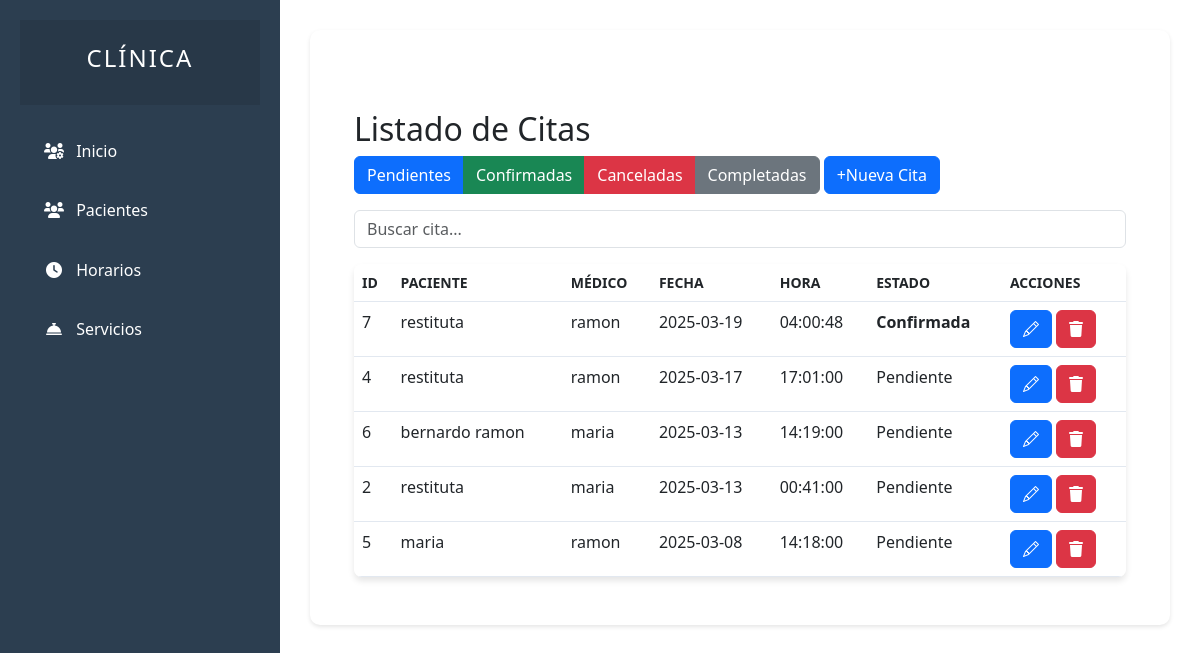
/user/recepcionistas/citas/indexcitas.php, run on an earlier commit of the app's database.
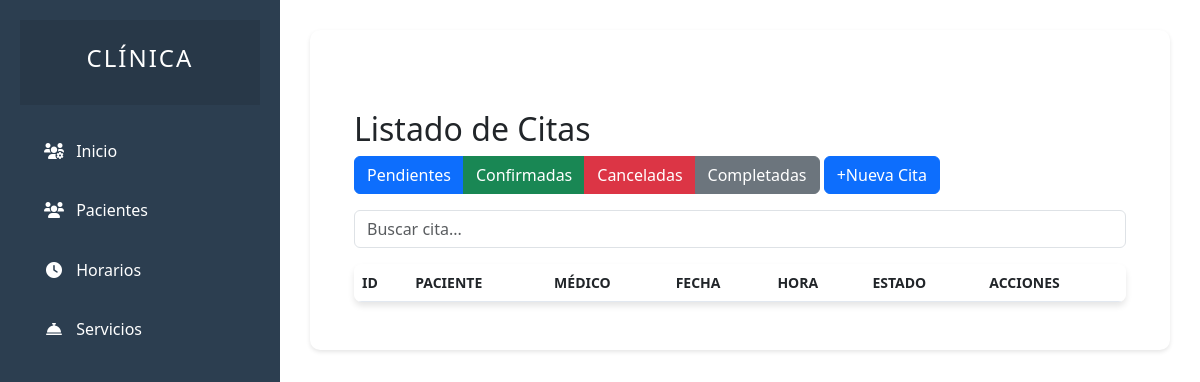
And on a later commit of the database.
### tables this page shows
CREATE TABLE citas (
  id INT(11) NOT NULL AUTO_INCREMENT,
  servicio INT(11) NOT NULL,
  paciente_id INT(11) NOT NULL,
  medico_id INT(11) NOT NULL,
  fecha_hora DATETIME NOT NULL,
  motivo TEXT DEFAULT NULL,
  estado ENUM('Pendiente', 'Confirmada', 'Completada', 'Cancelada') DEFAULT 'Pendiente',
  correo VARCHAR(255) NOT NULL,
  PRIMARY KEY (id),
  FOREIGN KEY (paciente_id) REFERENCES pacientes(id) ON DELETE CASCADE,
  FOREIGN KEY (medico_id) REFERENCES personal(id) ON DELETE CASCADE
);

CREATE TABLE pacientes (
  id INT(11) NOT NULL AUTO_INCREMENT,
  nombre VARCHAR(100) NOT NULL,
  apellidos VARCHAR(100) NOT NULL,
  dni VARCHAR(20) UNIQUE DEFAULT NULL,
  fecha_nacimiento DATE DEFAULT NULL,
  genero ENUM('M', 'F', 'Otro') DEFAULT NULL,
  telefono VARCHAR(20) DEFAULT NULL,
  email VARCHAR(100) DEFAULT NULL,
  direccion TEXT DEFAULT NULL,
  foto VARCHAR(255) DEFAULT NULL,
  estado ENUM('Activo', 'Inactivo') DEFAULT 'Activo',
  fecha_registro DATETIME DEFAULT CURRENT_TIMESTAMP,
  PRIMARY KEY (id)
);

CREATE TABLE personal (
  id INT(11) NOT NULL AUTO_INCREMENT,
  nombre VARCHAR(100) NOT NULL,
  apellidos VARCHAR(100) NOT NULL,
  tipo ENUM('Doctor', 'Enfermero', 'Farmaceutico', 'Otro') NOT NULL,
  dni VARCHAR(20) UNIQUE DEFAULT NULL,
  telefono VARCHAR(20) DEFAULT NULL,
  email VARCHAR(100) DEFAULT NULL,
  direccion TEXT DEFAULT NULL,
  estado ENUM('Activo', 'Inactivo') DEFAULT 'Activo',
  fecha_registro DATETIME DEFAULT CURRENT_TIMESTAMP,
  foto VARCHAR(255) DEFAULT NULL,
  fecha_nacimiento DATE DEFAULT NULL,
  genero ENUM('M', 'F', 'O') DEFAULT NULL,
  num_colegiado VARCHAR(50) DEFAULT NULL,
  cv TEXT DEFAULT NULL,
  PRIMARY KEY (id)
);

### user/recepcionistas/citas/citas.php (the view, shortened to what this page needs)
<?php
include "../../config/conexion.php";
$busqueda = isset($_GET['busqueda']) ? $_GET['busqueda'] : '';
$query = "SELECT c.id, p.nombre AS paciente_nombre, m.nombre AS medico_nombre,
                 DATE(c.fecha_hora) AS fecha, TIME(c.fecha_hora) AS hora, c.estado
          FROM citas c
          LEFT JOIN pacientes p ON c.paciente_id = p.id
          LEFT JOIN personal m ON c.medico_id = m.id
          WHERE (p.nombre LIKE '%$busqueda%' OR m.nombre LIKE '%$busqueda%')";
$query .= " ORDER BY c.fecha_hora DESC";
$resultado = mysqli_query($conexion, $query);
?>
<!DOCTYPE html>
<html lang="es">
<head>
    <link rel="stylesheet" href="../../assets/css/styles.css">
    <link rel="stylesheet" href="https://cdn.jsdelivr.net/npm/bootstrap@5.3.0/dist/css/bootstrap.min.css">
    <link href="https://cdn.jsdelivr.net/npm/bootstrap-icons/font/bootstrap-icons.css" rel="stylesheet">
</head>
<body>
    <div class="container mt-5">
        <h2>Listado de Citas</h2>
        <div class="btn-group mb-3" role="group">
            <a href="?estado=pendiente" class="btn btn-primary">Pendientes</a>
            <a href="?estado=confirmada" class="btn btn-success">Confirmadas</a>
            <a href="?estado=cancelada" class="btn btn-danger">Canceladas</a>
            <a href="?estado=completada" class="btn btn-secondary">Completadas</a>
        </div>
        <a href="formucita.php" class="btn btn-primary mb-3 fa-solid fa-plus">Nueva Cita</a>
        <div class="search-box mb-3">
            <input type="text" class="form-control" id="searchInput" placeholder="Buscar cita...">
        </div>
        <table class="table table-hover">
            <thead>
                <tr>
                    <th>ID</th>
                    <th>Paciente</th>
                    <th>Médico</th>
                    <th>Fecha</th>
                    <th>Hora</th>
                    <th>Estado</th>
                    <th>Acciones</th>
                </tr>
            </thead>
            <tbody>
                <?php while ($cita = mysqli_fetch_assoc($resultado)): ?>
                    <tr>
                        <td><?php echo $cita['id']; ?></td>
                        <td><?php echo htmlspecialchars($cita['paciente_nombre']); ?></td>
                        <td><?php echo htmlspecialchars($cita['medico_nombre']); ?></td>
                        <td><?php echo htmlspecialchars($cita['fecha']); ?></td>
                        <td><?php echo htmlspecialchars($cita['hora']); ?></td>
                        <td class="<?php echo $cita['estado'] === 'Confirmada' ? 'estado-confirmada' : ''; ?>">
                            <?php echo htmlspecialchars($cita['estado']); ?>
                        </td>
                        <td>
                            <a href="detalle_cita.php?id=<?php echo $cita['id']; ?>" class="btn btn-primary bi bi-pencil"></a>
                            <a href="?eliminar=<?php echo $cita['id']; ?>" class="btn btn-danger" onclick="return confirm('¿Estás seguro de que deseas eliminar esta cita?');">
                            <i class="fa-solid fa-trash"></i>
                            </a>
                        </td>
                    </tr>
                <?php endwhile; ?>
            </tbody>
        </table>
    </div>
</body>
</html>

What changed in the data, as far as the page shows it:
removed citas: id "7", paciente.nombre "restituta", medico.nombre "ramon", fecha "2025-03-19", hora "04:00:48", estado "Confirmada"
removed citas: id "4", paciente.nombre "restituta", medico.nombre "ramon", fecha "2025-03-17", hora "17:01:00", estado "Pendiente"
removed citas: id "6", paciente.nombre "bernardo ramon", medico.nombre "maria", fecha "2025-03-13", hora "14:19:00", estado "Pendiente"
removed citas: id "2", paciente.nombre "restituta", medico.nombre "maria", fecha "2025-03-13", hora "00:41:00", estado "Pendiente"
removed citas: id "5", paciente.nombre "maria", medico.nombre "ramon", fecha "2025-03-08", hora "14:18:00", estado "Pendiente"
